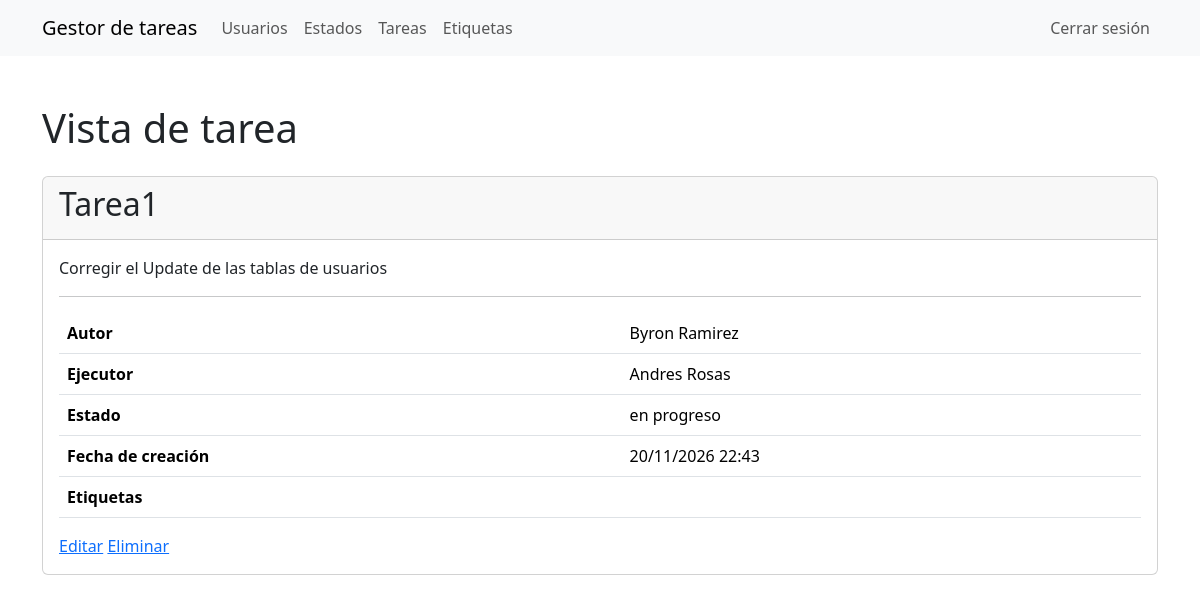
/tasks/1/ (signed in), run on an earlier commit of the app's database.
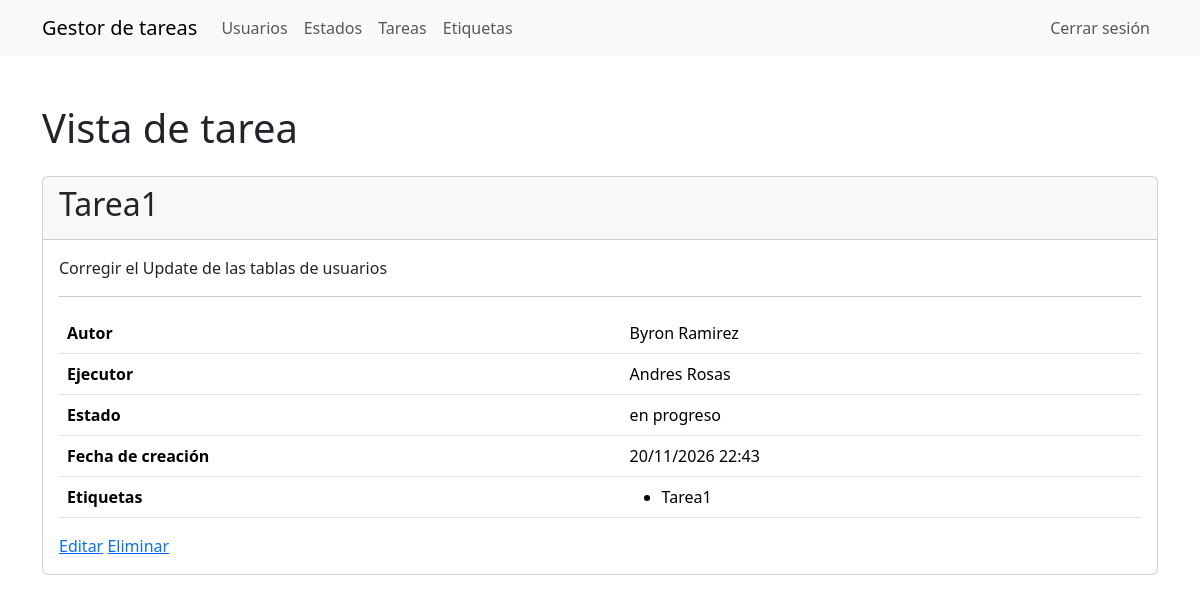
And on a later commit of the database.
### task_manager/labels/models.py (models this page shows, shortened)
class Label(models.Model):
    name = models.CharField(max_length=255, unique=True)
    created_at = models.DateTimeField(auto_now_add=True)

### task_manager/tasks/views.py (the view)
# urls.py: path('<int:pk>/', views.TaskDetailView.as_view(), name='tasks_detail'),
class TaskDetailView(AuthRequiredMixin, DetailView):
    model = Task
    template_name = 'tasks/detail.html'

### task_manager/templates/tasks/detail.html
{% extends "base.html" %}
{% block content %}
  <h1 class="my-4">Vista de tarea</h1>
  <div class="card">
    <div class="card-header">
      <h2>{{ task.name }}</h2>
    </div>
    <div class="card-body">
      <p>{{ task.description }}</p>
      <hr>
      <table class="table">
        <tbody>
          <tr><th>Autor</th><td>{{ task.author.get_full_name }}</td></tr>
          <tr>
            <th>Ejecutor</th>
            <td>{{ task.executor.get_full_name|default:"" }}</td>
          </tr>
          <tr><th>Estado</th><td>{{ task.status.name }}</td></tr>
          <tr>
            <th>Fecha de creación</th>
            <td>{{ task.created_at|date:"d/m/Y H:i" }}</td>
          </tr>
          <tr>
            <th>Etiquetas</th>
            <td>
              <ul class="mb-0">
                {% for label in task.labels.all %}
                  <li>{{ label.name }}</li>
                {% endfor %}
              </ul>
            </td>
          </tr>
        </tbody>
      </table>
      <a href="{% url 'tasks_update' task.pk %}">Editar</a>
      <a href="{% url 'tasks_delete' task.pk %}">Eliminar</a>
    </div>
  </div>
{% endblock %}

What changed in the data, as far as the page shows it:
added Label: name "Tarea1"
